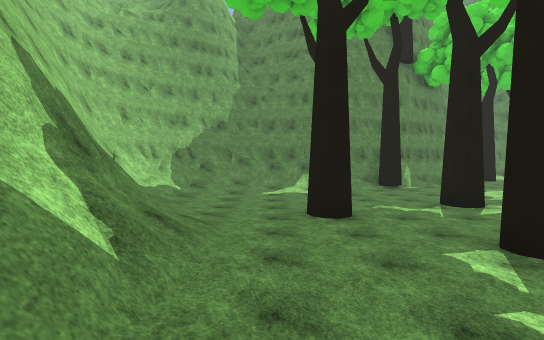
[1] (above)

16 first-person views from a walk through a scene from a Unity 3-D project. The camera is 1.5 m above the floor, tilts 2° down and sees 85° across. The floor is counted in squares, 2 m on a side. Each view is taken from the middle of a square. On the plan, view 1 faces up. The plan holds only what a view shows up to about 10 squares ahead; the rest is blank. The place goes on beyond the plan. Some animated figures are left out. Surface patterns are stand-ins for the level's own textures.

[2]
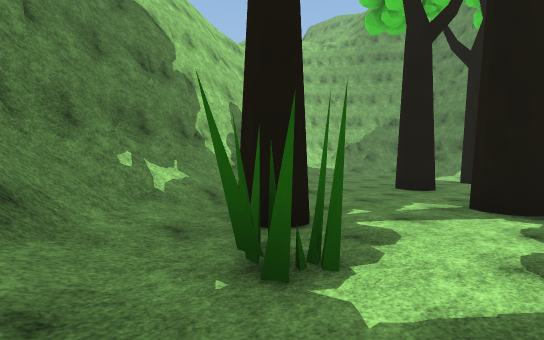

[3]
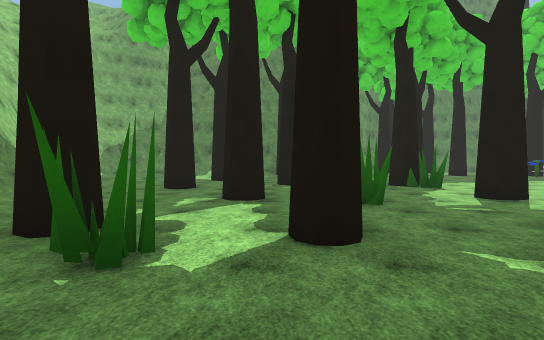

[4]
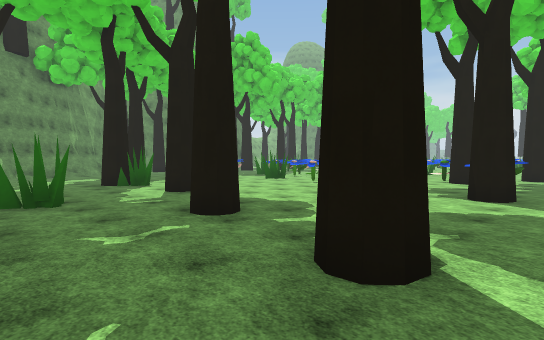

[5]
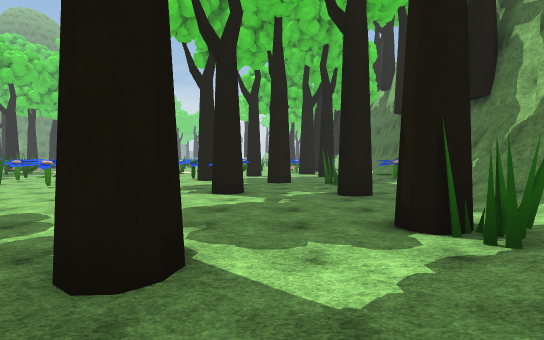

[6]
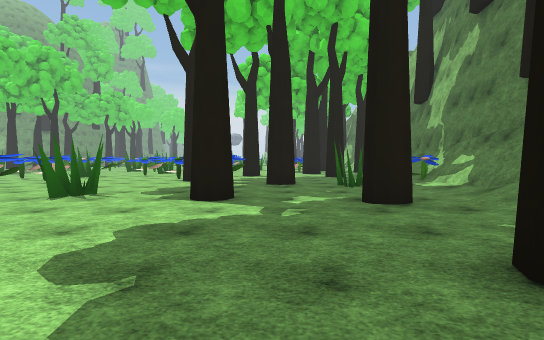

[7]
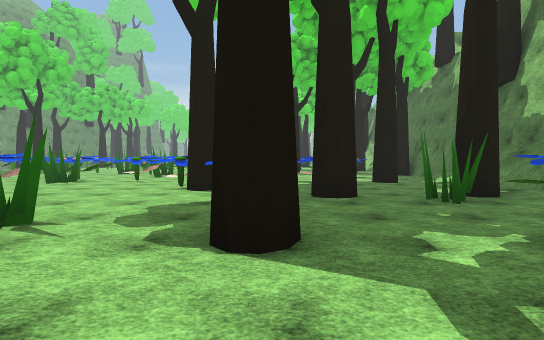

[8]
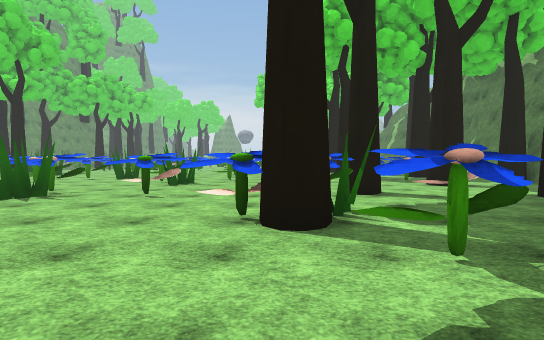

[9]
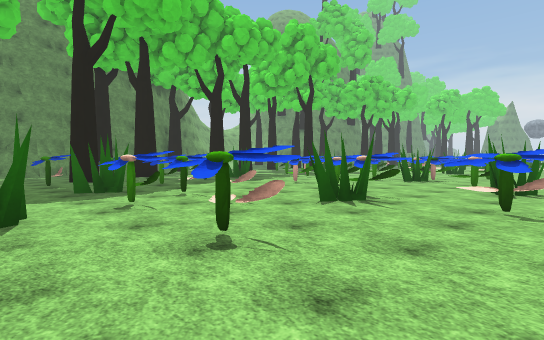

[10]
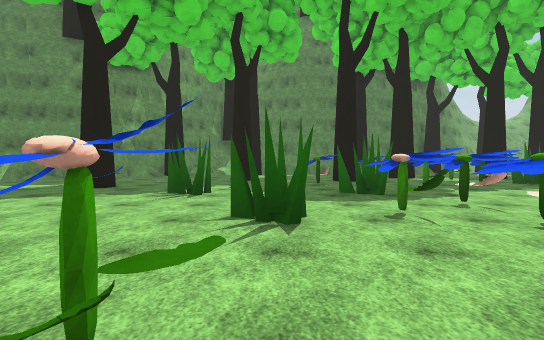

[11]
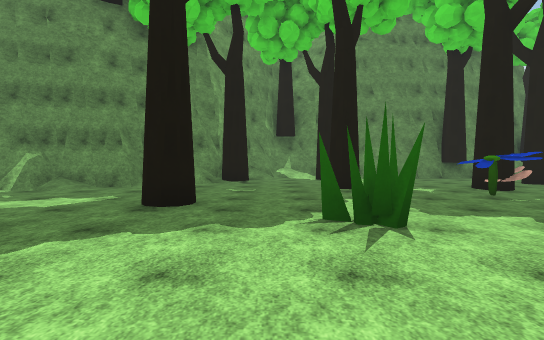

[12]
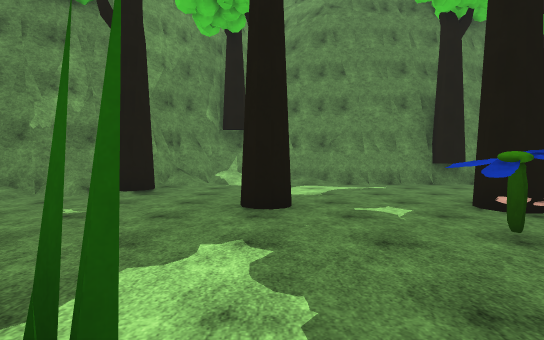

[13]
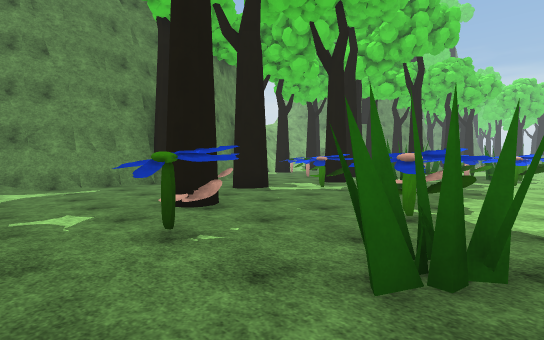

[14]
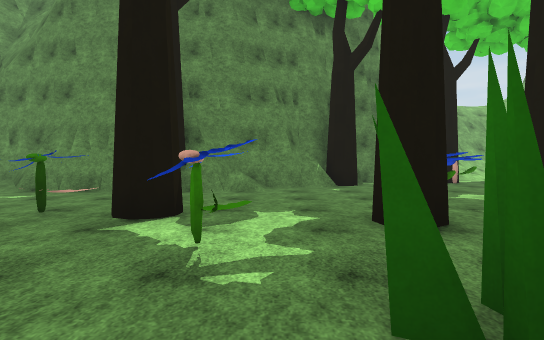

[15]
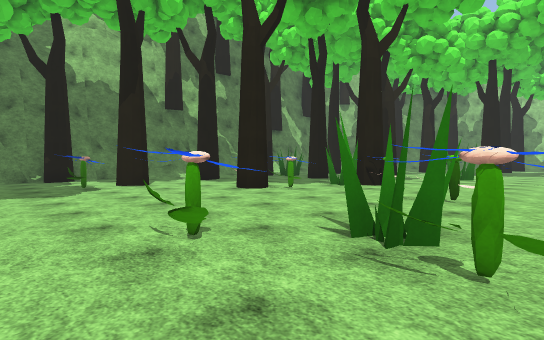

[16]
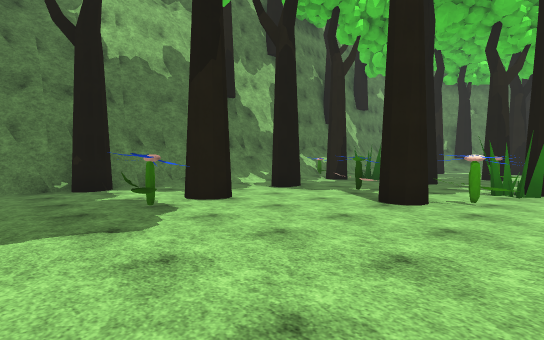

### Floor plan
Key: @ floor where view 1 was taken; # wall or solid block; x gap in a wall; . floor; / step, stairs or slope; = window, fence, low wall or low ledge; F flower; O other object.
Columns run from 4 left of view 1 to 26 right of it. Each row starts with its distance up from view 1.
 20                             ##
 19                            ##.
 18                #######  ####..
 17                ##. .#####......
 16               ##.. ..........O.
 15              ###.. ............
 14            ###.........F#...#.
 13          ####.....#...#..F...
 12          ##..................
 11           ..........F......#..O
 10 #=//.. .......#........F.F.....
  9 #//..............#...=.......F.
  8 #//........  .................
  7 #//......#..##........F....F
  6 # /..#.......#.....#.F.....F.
  5  #//..... ............F.......
  4  ##/...#. ...#.......F..#F....
  3   #//.....#.......F.........F..
  2   #//...................F..#...
  1   ##/##........................
  0    #@/##x#..#....#...........F.
 -1    ##/##..............#........
 -2     #///............F.#.F......
 -3         / .#.....#.......#.....
 -4          /..........#...F......
 -5           /.................F..
 -6            /##..#..##......#...
 -7             /.......#...#......
 -8              ///////F/./.......
 -9               #######//////.#..
-10                     ###########

Where each view was taken, in squares from view 1:
view 1: 0 up, 0 right, facing up
view 2: 2 down, 4 right, facing up-left
view 3: 3 down, 4 right, facing up
view 4: 4 down, 5 right, facing up-right
view 5: 4 down, 5 right, facing right
view 6: 4 down, 7 right, facing right
view 7: 3 down, 10 right, facing right
view 8: 1 down, 14 right, facing right
view 9: 1 up, 15 right, facing up-right
view 10: 2 up, 15 right, facing up
view 11: 5 up, 12 right, facing up
view 12: 8 up, 14 right, facing up
view 13: 8 up, 15 right, facing up-right
view 14: 10 up, 22 right, facing up
view 15: 3 up, 26 right, facing down-left
view 16: 1 down, 26 right, facing down-left
